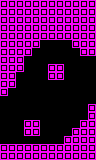

Rendered tile map (Tiled .tmx) drawn with the repository's tilesets; below, a short description and the map source with its tile grids summarised:
An orthogonal 12x20 tile map with 8x8 px tiles, 1 tile layer (main) and 2 objects (2x enemyTurret).

<map version="1.0" orientation="orthogonal" renderorder="right-down" width="12" height="20" tilewidth="8" tileheight="8" nextobjectid="43">
 <properties>
  <property name="L" type="int" value="3" />
  <property name="R" type="int" value="2" />
  <property name="type" value="tunnel" />
 </properties>
 <tileset firstgid="1" name="tiles" tilewidth="8" tileheight="8" tilecount="24" columns="6">
  <image source="../../../images/tiles.png" width="48" height="32" />
  <tile id="1">
   <properties>
    <property name="type" value="open" />
   </properties>
  </tile>
 </tileset>
 <layer name="main" width="12" height="20">
  <data>[240 cells, 128 non-empty, 1 distinct tile ids]</data>
 </layer>
 <objectgroup name="objects" />
 <objectgroup name="hazards" />
 <objectgroup name="enemies">
  <object id="41" type="enemyTurret" gid="4" x="32" y="120" width="8" height="8" />
  <object id="42" type="enemyTurret" gid="1073741828" x="56" y="88" width="8" height="8" />
 </objectgroup>
</map>
